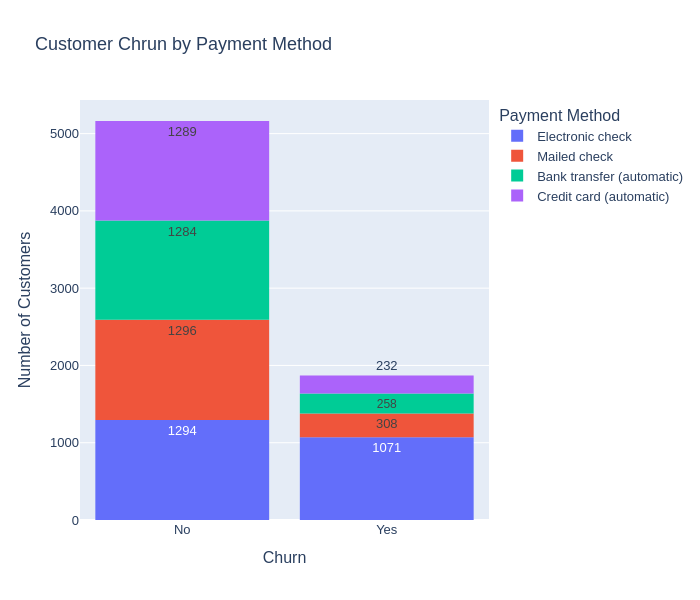

This figure's notebook cell:
### Code cell
fig = px.histogram(data_frame=df,
                   x='Churn',
                   color='PaymentMethod',
                   text_auto=True,
                   title='Customer Chrun by Payment Method')

fig.update_layout(width=700, height=600,
                  xaxis_title="Churn",
                  yaxis_title="Number of Customers",
                  legend_title="Payment Method",
                  bargap=0.15,         
                  font=dict(family="Arial, sans-serif", size=13)
                  )
fig.show()

### Figure 1 — Plotly figure (JSON) as saved in the notebook; plotly's stock layout.template omitted (floating-point values rounded to 4 significant figures; data arrays with more than 128 entries replaced by an {"elided": "..."} marker saying what was removed)
{"data": [{"bingroup": "x", "hovertemplate": "PaymentMethod=Electronic check<br>Churn=%{x}<br>count=%{y}<extra></extra>", "legendgroup": "Electronic check", "marker": {"color": "#636efa", "pattern": {"shape": ""}}, "name": "Electronic check", "orientation": "v", "showlegend": true, "texttemplate": "%{value}", "type": "histogram", "x": {"elided": "2365 str values"}, "xaxis": "x", "yaxis": "y"}, {"bingroup": "x", "hovertemplate": "PaymentMethod=Mailed check<br>Churn=%{x}<br>count=%{y}<extra></extra>", "legendgroup": "Mailed check", "marker": {"color": "#EF553B", "pattern": {"shape": ""}}, "name": "Mailed check", "orientation": "v", "showlegend": true, "texttemplate": "%{value}", "type": "histogram", "x": {"elided": "1604 str values"}, "xaxis": "x", "yaxis": "y"}, {"bingroup": "x", "hovertemplate": "PaymentMethod=Bank transfer (automatic)<br>Churn=%{x}<br>count=%{y}<extra></extra>", "legendgroup": "Bank transfer (automatic)", "marker": {"color": "#00cc96", "pattern": {"shape": ""}}, "name": "Bank transfer (automatic)", "orientation": "v", "showlegend": true, "texttemplate": "%{value}", "type": "histogram", "x": {"elided": "1542 str values"}, "xaxis": "x", "yaxis": "y"}, {"bingroup": "x", "hovertemplate": "PaymentMethod=Credit card (automatic)<br>Churn=%{x}<br>count=%{y}<extra></extra>", "legendgroup": "Credit card (automatic)", "marker": {"color": "#ab63fa", "pattern": {"shape": ""}}, "name": "Credit card (automatic)", "orientation": "v", "showlegend": true, "texttemplate": "%{value}", "type": "histogram", "x": {"elided": "1521 str values"}, "xaxis": "x", "yaxis": "y"}], "layout": {"bargap": 0.15, "barmode": "relative", "font": {"family": "Arial, sans-serif", "size": 13}, "height": 600, "legend": {"title": {"text": "Payment Method"}, "tracegroupgap": 0}, "title": {"text": "Customer Chrun by Payment Method"}, "width": 700, "xaxis": {"anchor": "y", "domain": [0, 1], "title": {"text": "Churn"}}, "yaxis": {"anchor": "x", "domain": [0, 1], "title": {"text": "Number of Customers"}}}}
